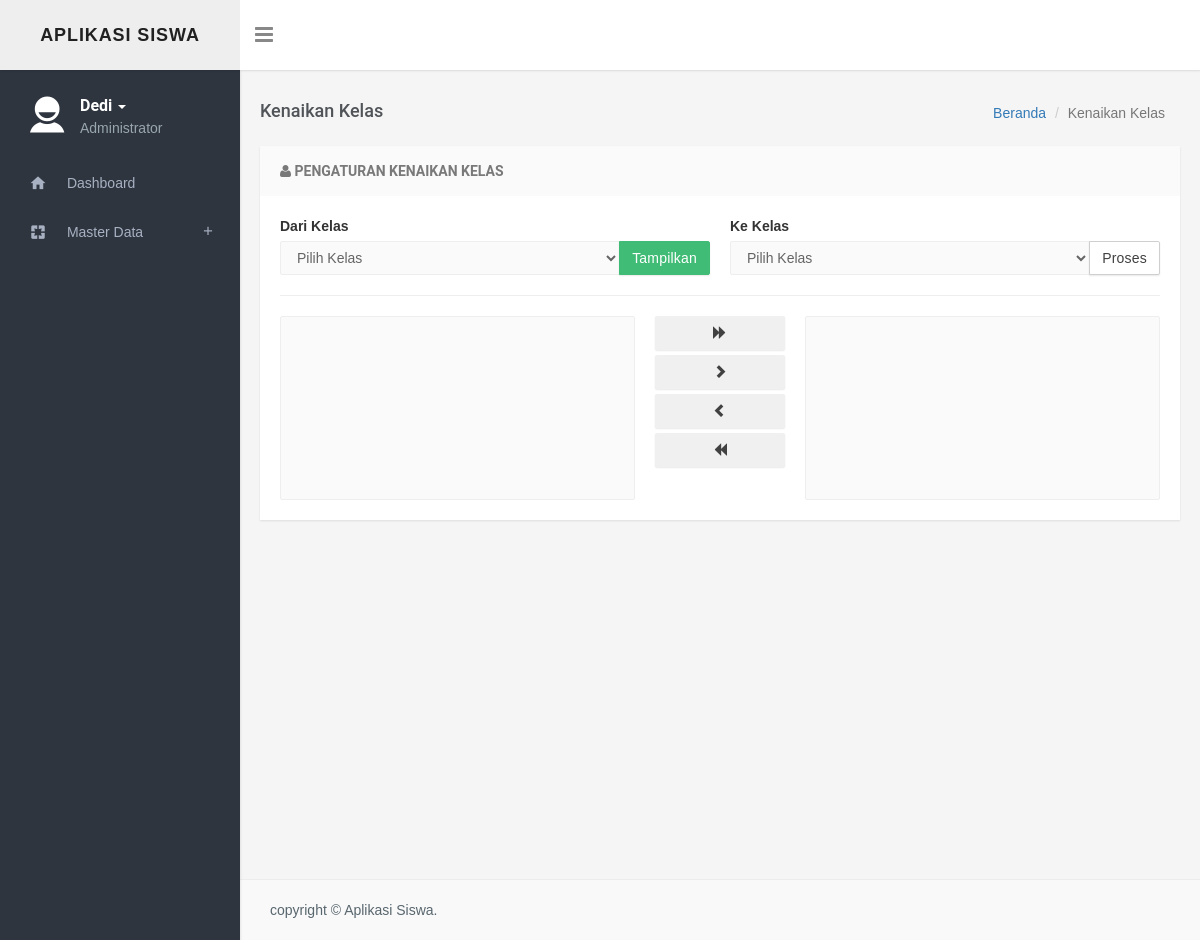
Screenshot of /index.php?p=naik_kelas (signed in) with the database file from the repository.
### tables this page shows
CREATE TABLE IF NOT EXISTS `identitas` (
  `id_identitas` int(5) NOT NULL AUTO_INCREMENT,
  `nama_aplikasi` varchar(100) NOT NULL,
  `email` varchar(50) NOT NULL,
  `tlp` varchar(50) NOT NULL,
  `alamat` text NOT NULL,
  `denda` varchar(10) NOT NULL,
  PRIMARY KEY (`id_identitas`)
);

CREATE TABLE IF NOT EXISTS `user` (
  `id` int(100) NOT NULL AUTO_INCREMENT,
  `nama` varchar(100) NOT NULL,
  `username` varchar(100) NOT NULL,
  `password` varchar(100) NOT NULL,
  `level` enum('Administrator','Karyawan') NOT NULL,
  `alamat` varchar(50) NOT NULL,
  `telp` varchar(20) NOT NULL,
  `gender` enum('Laki laki','Perempuan') NOT NULL,
  PRIMARY KEY (`id`)
);

### index.php (the view, shortened to what this page needs)
<?php
    if ( !isset($_SESSION['username']) ) {
        header('location:login.php');
    }
    else {
        $usr = $_SESSION['username'];
    }
    $iden=mysql_fetch_array(mysql_query("SELECT * FROM identitas"));
    $query = mysql_query("SELECT * FROM user WHERE username = '$usr'");
    $hasil = mysql_fetch_array($query);
?>
<!DOCTYPE html>
<html>
    <head>
        <link href="css/bootstrap.min.css" rel="stylesheet" />
        <link href="assets/font-awesome/css/font-awesome.min.css" rel="stylesheet" />
        <link href="assets/ionicon/css/ionicons.min.css" rel="stylesheet" />
        <link href="css/material-design-iconic-font.min.css" rel="stylesheet">
        <link href="css/animate.css" rel="stylesheet" />
        <link href="css/waves-effect.css" rel="stylesheet">
        <link href="assets/tagsinput/jquery.tagsinput.css" rel="stylesheet" />
        <link href="assets/toggles/toggles.css" rel="stylesheet" />
        <link href="assets/timepicker/bootstrap-timepicker.min.css" rel="stylesheet" />
        <link href="assets/timepicker/bootstrap-datepicker.min.css" rel="stylesheet" />
        <link href="assets/colorpicker/colorpicker.css" rel="stylesheet" type="text/css" />
        <link href="assets/jquery-multi-select/multi-select.css"  rel="stylesheet" type="text/css" />
        <link href="assets/select2/select2.css" rel="stylesheet" type="text/css" />
        <link href="css/helper.css" rel="stylesheet" type="text/css" />
        <link href="css/style.css" rel="stylesheet" type="text/css" />
        <link href="assets/datatables/jquery.dataTables.min.css" rel="stylesheet" type="text/css" />
    </head>
    <body class="fixed-left">
        <div id="wrapper">
            <div class="topbar">
                <div class="topbar-left">
                    <div class="text-center">
                        <a href="#" class="logo"><span><?php echo $iden[nama_aplikasi]; ?></span></a>
                    </div>
                </div>
                <div class="navbar navbar-default" role="navigation">
                    <div class="container">
                        <div class="">
                            <div class="pull-left">
                                <button class="button-menu-mobile open-left">
                                    <i class="fa fa-bars"></i>
                                </button>
                            </div>
                        </div>
                    </div>
                </div>
            </div>
            <div class="left side-menu">
                <div class="sidebar-inner slimscrollleft">
                    <div class="user-details">
                        <div class="pull-left">
                            <i class="ion-android-contact"></i>
                        </div>
                        <div class="user-info">
                            <div class="dropdown">
                                <a href="#" class="dropdown-toggle" data-toggle="dropdown" aria-expanded="false"><?php echo $hasil['nama']; ?> <span class="caret"></span></a>
                            </div>
                            <p class="text-muted m-0"><?php echo $hasil['level']; ?></p>
                        </div>
                    </div>
                    <div id="sidebar-menu">
                        <ul>
                            <li>
                                <a href="?p=home" class="waves-effect"><i class="md md-home"></i><span> Dashboard</a>
                                </li>
                                <?php if ($hasil['level']=='Administrator') { ?>
                                    <li class="has_sub">
                                        <a href="#" class="waves-effect"><i class="md md-pages"></i><span> Master Data</span><span class="pull-right"><i class="md md-add"></i></span></a>
                                    </li>
                                <?php } ?>
                            </ul>
                        </div>
                    </div>
                </div>
                <div class="content-page">
                    <div class="content">
                        <div class="container">
                        </div>
                    </div>
                    <footer class="footer text-left">
                        copyright &copy; Aplikasi Siswa.
                    </footer>
                </div></div>
        </body>
    </html>

### css/waves-effect.css (style rules this page uses)
.waves-effect { position: relative; cursor: pointer; display: inline-block; overflow: hidden; -webkit-user-select: none; -moz-user-select: none; -ms-user-select: none; user-select: none; -webkit-tap-highlight-color: transparent; vertical-align: middle; z-index: 1; will-change: opacity, transform; -webkit-transition: all 0.3s ease-out; -moz-transition: all 0.3s ease-out; -o-transition: all 0.3s ease-out; -ms-transition: all 0.3s ease-out; transition: all 0.3s ease-out; }

### css/helper.css (style rules this page uses)
.m-0 { margin: 0px !important; }

### css/style.css (style rules this page uses)
body { background: #f5f5f5; margin: 0; -webkit-text-size-adjust: 100%; font-family: 'Nunito', sans-serif; }
* { outline: none !important; }
.container { width: auto; }
.footer { color: #58666e; position: absolute; width: 100%; bottom: 0px; padding: 20px 30px; background-color: #f9f9f9; border-top: 1px solid rgba(0, 0, 0, 0.05); }
#wrapper { width: 100%; height: 100%; position: relative; overflow: hidden; }
.text-muted { color: #98a6ad; }
.topbar { -webkit-box-shadow: 1px 0 3px 0 rgba(0, 0, 0, 0.2); background: #ffffff; box-shadow: 1px 0 3px 0 rgba(0, 0, 0, 0.2); left: 0px; position: fixed; right: 0; top: 0px; z-index: 999; }
.topbar .topbar-left { background-color: #eeeeee; float: left; height: 70px; position: relative; width: 240px; z-index: 1; }
.logo span { color: #212121 !important; font-size: 18px; font-weight: 700; letter-spacing: .05em; line-height: 70px; text-transform: uppercase; }
.navbar-default { background-color: #ffffff; border-radius: 0px; border: none; margin-bottom: 0px; }
.side-menu { bottom: 0; top: 0; width: 240px; z-index: 2; }
.side-menu.left { background: #2f353f; box-shadow: 0 1px 3px rgba(0, 0, 0, 0.15); position: absolute; top: 70px; }
body.fixed-left .side-menu.left { bottom: 50px; height: 100%; margin-bottom: -70px; margin-top: 0px; padding-bottom: 70px; position: fixed; }
.content-page { margin-left: 240px; overflow: hidden; position: relative; min-height: 940px; }
.content-page > .content { margin-top: 70px; margin-bottom: 60px; padding: 20px 5px 15px 5px; position: relative; }
.button-menu-mobile { background: transparent; border: none; color: #888888; font-size: 21px; line-height: 70px; padding: 0px 15px; }
.sidebar-inner { height: 100%; }
#sidebar-menu, #sidebar-menu ul, #sidebar-menu li, #sidebar-menu a { border: 0; font-weight: normal; line-height: 1; list-style: none; margin: 0; padding: 0; position: relative; text-decoration: none; }
#sidebar-menu { background-color: #2f353f; padding-bottom: 50px; width: 100%; }
#sidebar-menu a { line-height: 1.3; }
#sidebar-menu > ul > li > a { color: #a7b1c2; display: block; padding: 15px 25px; background: #2f353f; }
#sidebar-menu > ul > li > a > span { vertical-align: middle; }
#sidebar-menu > ul > li > a > i { display: inline-block; font-size: 18px; line-height: 17px; margin-left: 3px; margin-right: 15px; text-align: center; vertical-align: middle; width: 20px; }
.user-details { min-height: 80px; padding: 20px; position: relative; }
.user-details i { color: #ffffff; margin-left: 10px; font-size: 36px; font-weight: 600; }
.user-details .user-info { color: #444444; margin-left: 60px; position: relative; z-index: 99999; }
.user-details .user-info a.dropdown-toggle { color: #ffffff; display: block; font-family: 'Roboto', sans-serif; font-size: 16px; font-weight: 600; padding-top: 5px; }

### rows the page displays
identitas: nama_aplikasi "APLIKASI SISWA"
user: nama "Dedi", level "Administrator"
